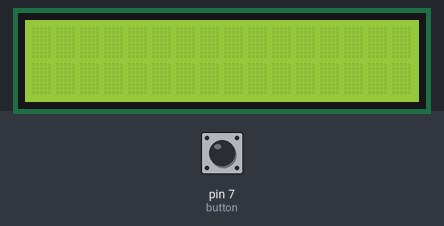
Bench run of a sketch on a simulated Arduino Uno, built with avr-gcc and run on an emulated ATmega328P. Parts: 16×2 character LCD. The test bench sets the inputs (shaded band); at power-on: pin 7 (button) HIGH. What the sketch prints to the serial monitor is not drawn.

Above: at 1.2 s.
1.3 s: pin 7 (button) pulled LOW for 0.15 s
2.9 s: pin 7 (button) pulled LOW for 1 s
At 3.2 s:
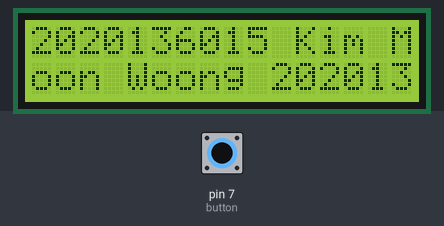
5.4 s: pin 7 (button) pulled LOW for 0.15 s
At 5.8 s:
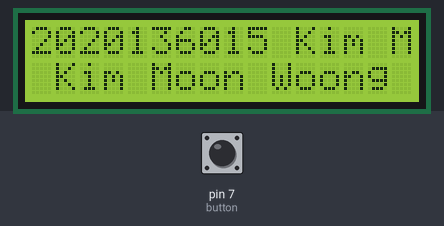
8.4 s: pin 7 (button) pulled LOW for 3.2 s
13.1 s: pin 7 (button) pulled LOW for 0.15 s
At 14.0 s:
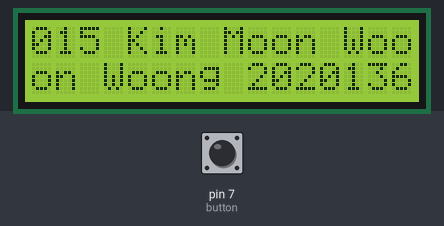

The sketch:

LCD.ino
```cpp
#include <LiquidCrystal.h>
LiquidCrystal lcd(12, 11, 5, 4, 3, 2);

int button = 7;
boolean result = false;
int count = 0;
String names = "2020136015 Kim Moon Woong ";
String changename = " Kim Moon Woong 2020136015";
int starts = 0;
int s_end = 16;
int i = 0;
String temp = "";
String temp2 = "";

void setup() {
  Serial.begin(9600);
  lcd.begin(16, 2);
  pinMode(button, INPUT_PULLUP);
}

void loop() {
  if(digitalRead(button)==LOW){ //버튼이 눌러졌을 때 count 1증가
    if(result == false){
      count++;
      result = true;
      Serial.println(count);
    }
  }
  else{
    result = false;
  }


  if (count-1 == 1) { // 버튼을 한번 눌렀을 때
    lcd.print(names[i]); // 학번 이름 순의 문자열을 출력
    i++;
    if (i % 26 == 0) { //
      i = 0;
    }
    if (i == 16) { // i가 16이 넘어가면 밑줄로 이동
      lcd.setCursor(0, 1);
    }
    if (i == 31) {
      lcd.setCursor(0, 0);
    }
  }
  else if (count-1 == 2) { // 버튼을 두번 눌렀을 떼
    for (int i = starts; i < s_end; i++) { //for문을 통해 temp에 학번 영문순의 문자열 저장, temp2에 영문 숫자 순의 문자열 저장
      temp += names[i % 26];
      temp2 += changename[i % 26];
  }
  lcd.print(temp); //첫줄에 temp출력
  lcd.setCursor(0, 1); //줄바꿈
  lcd.print(temp2); //temp2출력
  delay(500);
  starts++; // 한 줄 짜르기 2020K -> 020k
  s_end++;

  temp = ""; //문자열 초기화
  temp2 = "";

  lcd.clear();
  }
  else if (count-1 == 3) { //버튼을 세번 눌렀을 때
    for (int i = starts; i < s_end; i++) { //위에서와 마찬가지로 temp와 temp2저장
      temp += names[i % 26];
      temp2 += changename[i % 26];
    }
    lcd.setCursor(0, 0); //첫줄 temp출력
    lcd.print(temp);
    lcd.setCursor(0, 1); //두번째 줄 temp2출력
    lcd.print(temp2);
    delay(50);

    temp = "";
    temp2 = "";

    lcd.clear();
  }
  else if (count-1 == 4) { // 버튼을  네번 눌르면 2번 누른거와 같음
    for (int i = starts; i < s_end; i++) {
      temp += names[i % 26];
      temp2 += changename[i % 26];
  }
    lcd.print(temp);
    lcd.setCursor(0, 1);
    lcd.print(temp2);
    delay(500);
    starts++;
    s_end++;

    temp = "";
    temp2 = "";

    lcd.clear();
  }
}
```

Measured:
- after the input at 1.3 s, every drawn part: stays the same
- after the input at 2.9 s, the display: first changes at once (image 1 shows a later state)
- after the input at 5.4 s, the display: changes at once (image 2)
- after the input at 13.1 s, the display: first differs from a run without the input after 0.56 s (image 3)
- what the display in image 3 shows lasts 0.5 s, from 13.7 s to 14.2 s
